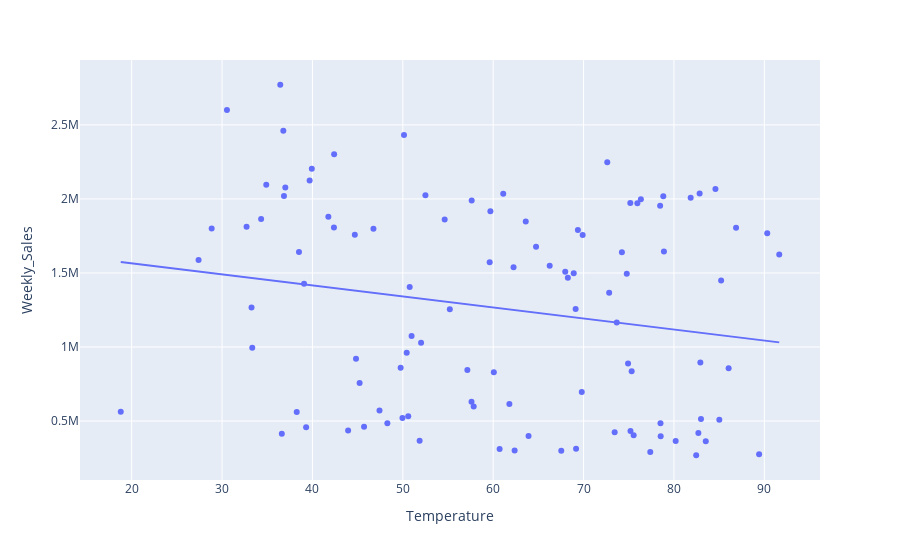

Write notebook code for a chart like this one.
### Markdown cell above
- CPI corrélation négative: L'indice prix a un impact négatif sur les ventes de la semaine. Plus celui ci augmente plus cela aura un impact négatif sur le CA de la semaine. Les clients sont sensibles à l'inflation qui a un impact direct sur leur pouvoir d'achat.
Nous avons 3 clusters : Les magasins ayant un faible CPI se trouvent majoritairement dans une tranche de CA de 1 à 2M avec une variation à +/- 0.5M. Pour ceux ayant le plus fort CPI, les magasins ont des CA < 0.5M et 2M.Dans ce cluster il y a 2 groupes de CA magasins bien distinct ceux inférieur à 0.5M et ceux se situant entre 1.5M et 2M. Le troisieme cluster compte beaucoup moins de magasins et se décompose de la même manière que le magasins ayant un fort CPI avec un écart signifiquatif du CA entre 2 groupes de magasins.

### Code cell
fig = px.scatter(df, x='Temperature', y='Weekly_Sales', trendline='ols')
fig.show()
